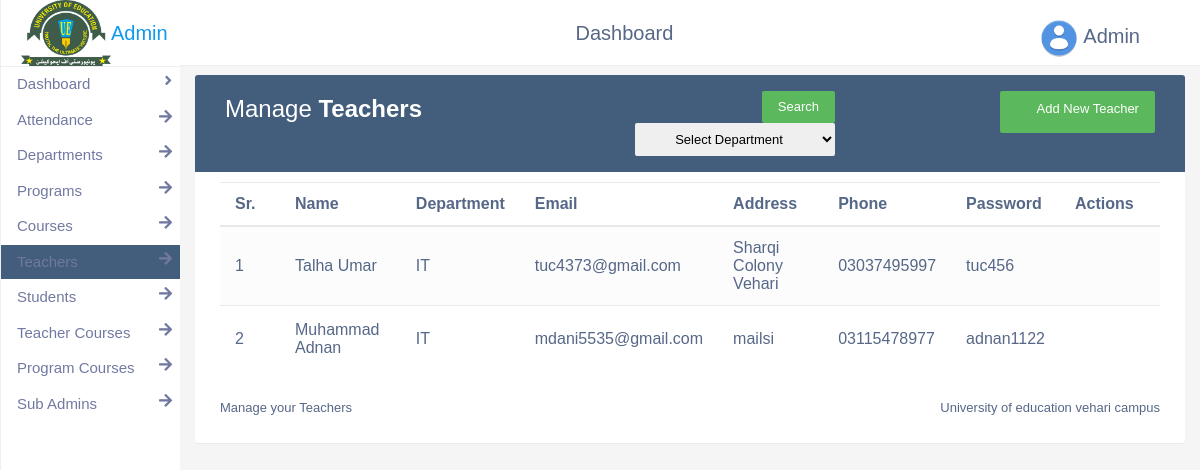
The page /admin/teachers.php (signed in) on the database its author committed.
### tables this page shows
CREATE TABLE `teachers` (
  `id` int(11) NOT NULL,
  `name` varchar(255) NOT NULL,
  `d_id` int(11) NOT NULL,
  `contact` varchar(255) NOT NULL,
  `email` varchar(255) NOT NULL,
  `address` varchar(255) NOT NULL,
  `password` varchar(255) NOT NULL
);

CREATE TABLE `departments` (
  `id` int(11) NOT NULL,
  `name` varchar(255) NOT NULL
);

### admin/teachers.php (the view, shortened to what this page needs)
<html>
<head>
<link rel="stylesheet" href="../assets/css/Varela+Round.css">
<link rel="stylesheet" href="../assets/css/Material+Icons.css">
<link rel="stylesheet" href="../assets/css/font-awesome.min.css">
<link rel="stylesheet" href="../assets/css/bootstrap.min.css">
<link rel="stylesheet" type="text/css" href="../assets/css/form.css">
</head>
<body>
	<?php include 'header.php';  ?>
<div class="content">
    <div class="container">
        <div class="table-wrapper">
            <div class="table-title">
                <div class="row">
                    <div class="col-lg-4 left">
						<h2>Manage <b>Teachers</b></h2>
					</div>
					<div class="col-lg-4 center">
            <form accept="" method="post">
              <input class="btn btn-success" type="submit" name="search" value="Search">
              <select class="btn" style="color: black; width: 200px;" name="depart">
                <option value="<?php $Data=@$_POST['depart']; echo $Data; ?>">
                 <?php
                 $Data=@$_POST['depart'];
               if (isset($_POST['search']) && $Data!='') {
                        $sq="SELECT * FROM departments WHERE id=$Data";
                       $res = mysqli_query($conn, $sq);
                       $val = mysqli_fetch_assoc($res);
                       echo $val["name"];
                       }
                elseif(isset($_POST['search']) && $Data=='') {
                         echo "ALL";
                       }
                       else{
                      echo "Select Department";
                    }
                 ?>
                </option>
                <?php
                                $sql="SELECT * FROM departments";
                    ?>
              </select>
              </form>
          </div>
					<div class="col-lg-4 right">
						<a href="#add" class="btn btn-success" data-toggle="modal"><i class="material-icons">&#xE147;</i> <span>Add New Teacher</span></a>
					</div>
                </div>
            </div>
            <div style="overflow-x: auto; width: 100%;">
            <table class="table table-striped table-hover">
                <thead>
                    <tr>
						<th>
							Sr.
						</th>
                        <th>Name</th>
                        <th>Department</th>
                        <th>Email</th>
						<th>Address</th>
                        <th>Phone</th>
                        <th>Password</th>
                        <th>Actions</th>
                    </tr>
                </thead>
                <tbody>
                    <?php
                       $k=0;
                       $departid=@$_POST['depart'];
                       $search=@$_POST['search'];
                       if (isset($search) && $departid!='') {
                         $sql="SELECT * FROM teachers WHERE d_id=$departid";
                       }
                       elseif (isset($search) && $departid='') {
                         $sql="SELECT * FROM teachers";
                       }
                       else{
                       $sql="SELECT * FROM teachers";
                       }
                       $result = mysqli_query($conn, $sql);
                       if (mysqli_num_rows($result) > 0) {
                      while($value = mysqli_fetch_assoc($result)) {
                    ?>
                    <tr id="<?php echo $value["id"]; ?>">
						<td>
							<?php echo ++$k; ?>
						</td>
                        <td data-target="name"><?php echo $value["name"]; ?></td>
                        <td data-target="department"><?php $x=$value["d_id"];
                             $sq="SELECT * FROM departments WHERE id=$x";
                       $res = mysqli_query($conn, $sq);
                       $val = mysqli_fetch_assoc($res);
                       echo $val["name"];
                        ?></td>
                        <td data-target="email"><?php echo $value["email"]; ?></td>
						<td data-target="address"><?php echo $value["address"]; ?></td>
                        <td data-target="contact"><?php echo $value["contact"]; ?></td>
                        <td data-target="password"><?php echo $value["password"]; ?></td>
                        <td>
                            <a href="#edit" class="edit" data-toggle="modal" data-role="edit" data-id="<?php echo $value["id"]; ?>"><form><i class="material-icons" data-toggle="tooltip" title="Edit">&#xE254;</i></form></a>
                            <a href="#delete" class="delete" data-toggle="modal" data-role="delete" data-id="<?php echo $value["id"]; ?>"><i class="material-icons" data-toggle="tooltip" title="Delete">&#xE872;</i></a>
                        </td>
                    </tr>
                <?php }}
                      else{?>
                      	<tr style="text-align: center;">
        <th colspan="12">No data exist !!!</th>
        </tr>
        <?php } ?>
                </tbody>
            </table>
        </div>
			<div class="clearfix">
				<div class="left-text">
					Manage your Teachers
				</div>
				<div class="right-text">University of education vehari campus</div>
            </div>
        </div>
    </div>
	</div>
</body>
</html>

### admin/header.php (shortened to what this page needs)
<html>
<head>
</head>
<link rel="stylesheet" href="https://use.fontawesome.com/releases/v5.14.0/css/all.css">
<body>
<nav class="sidebar">
    <div class="brand" style="border-bottom: 1px solid rgba(0,0,0,.0625); padding: 0 20px;">
        <a href="dashboard.php" style="text-decoration: none!important; color: #0f9aee;">
           <div style=" align-items: center; display: flex!important; ">
                <div><img src="../assets/img/ue.png" alt="Logo" width="90"></div>
                <div><h5 class="name mB-0">Admin</h5></div>
           </div>
       </a>
    </div>
    <div class="menu">
    <a  href="dashboard.php">Dashboard <i class="fas fa-angle-right"></i></a>
  <a  href="attendance.php">Attendance <i class="fas fa-arrow-right"></i></a>
  <a  href="departments.php">Departments <i class="fas fa-arrow-right"></i></a>
  <a  href="programs.php">Programs <i class="fas fa-arrow-right"></i></a>
  <a  href="courses.php">Courses <i class="fas fa-arrow-right"></i></a>
  <a  href="teachers.php">Teachers <i class="fas fa-arrow-right"></i></a>
  <a  href="students.php">Students <i class="fas fa-arrow-right"></i></a>
  <a  href="teachercourses.php">Teacher Courses <i class="fas fa-arrow-right"></i></a>
  <a  href="programcourses.php">Program Courses <i class="fas fa-arrow-right"></i></a>
  <a  href="subadmins.php">Sub Admins <i class="fas fa-arrow-right"></i></a>
  </div>
</nav>
<div class="content">
<div class="header">
  <nav style="text-align: center; padding: 17.5px 30px; font-size: 20px;">
Dashboard
<div class="profile" style="float: right;">
<div class="dropdown" onclick="myFunction()" style="margin-right: 30px;">
<img src="../assets/img/user.png" style="width: 2em; height: 2em; border-radius: 50%;">
  <span>Admin</span>
</div>
</div>
</nav>
</div>
</div>
</body>
</html>

### assets/css/form.css (style rules this page uses)
body { color: #566787; background: #f5f5f5; font-family: 'Varela Round', sans-serif; font-size: 13px; }
.table-wrapper { background: #fff; padding: 20px 25px; margin: 30px 0; border-radius: 3px; box-shadow: 0 1px 1px rgba(0,0,0,.05); }
.table-title { padding-bottom: 15px; background: #435d7d; color: #fff; padding: 16px 30px; margin: -20px -25px 10px; border-radius: 3px 3px 0 0; }
.table-title h2 { margin: 5px 0 0; font-size: 24px; }
.table-title .btn { color: #fff; float: right; font-size: 13px; border: none; min-width: 50px; border-radius: 2px; border: none; outline: none !important; margin-left: 10px; }
.table-title .btn i { float: left; font-size: 21px; margin-right: 5px; }
.table-title .btn span { float: left; margin-top: 2px; }
table.table tr th, table.table tr td { border-color: #e9e9e9; padding: 12px 15px; vertical-align: middle; }
.table { display: inline-table; overflow: overlay !important; }
table.table tr th:first-child { width: 60px; }
table.table tr th:last-child { width: 100px; }
table.table-striped tbody tr:nth-of-type(odd) { background-color: #fcfcfc; }
table.table td:last-child i { opacity: 0.9; font-size: 22px; margin: 0 5px; }
table.table td a { font-weight: bold; color: #566787; display: inline-block; text-decoration: none; outline: none !important; }
table.table td a.edit { color: #FFC107; }
table.table td a.delete { color: #F44336; }
table.table td i { font-size: 19px; }
.right-text { float: right; margin: 0 0 5px; font-size: 13px; margin-top: 10px; }
.left-text { float: left; margin-top: 10px; font-size: 13px; }

### admin/header.php (style rules this page uses)
.sidebar { height: 100%; position: fixed; z-index: 1; background-color: white; overflow-x: hidden; margin-top: 0px; display: block !important; border-left: 1px solid rgba(0,0,0,.0625); }
.menu a { padding: 6px 8px 6px 16px; text-decoration: none; font-size: 15px; color: #7279A1; display: block; border-bottom: 1px solid white; }
@media only screen and (min-width: 960px) { .sidebar { display: block !important; width: 15% !important; } }
@media only screen and (min-width: 960px) { .header { width: 85% !important; } }
@media only screen and (min-width: 960px) { .content { width: 85% !important; } }
.active { background:#435d7d; }
.content { float: right; }
.container { margin-top: 75px; }
.table-wrapper { margin-top: 15px; }
.fas { float: right; }
.header { background-color: #fff; border-bottom: 1px solid rgba(0,0,0,.0625); display: block; margin-bottom: 0; padding: 0; position: fixed; z-index: 800; text-align: center; border-bottom: 1px solid rgba(0,0,0,.0625); }
.dropdown { position: relative; display: inline-block; cursor: pointer; }

### rows shown on the page
teachers: name "Talha Umar", d.name "IT", email "tuc4373@gmail.com", address "Sharqi Colony Vehari", contact "03037495997", password "tuc456"
teachers: name "Muhammad Adnan", d.name "IT", email "mdani5535@gmail.com", address "mailsi", contact "03115478977", password "adnan1122"
